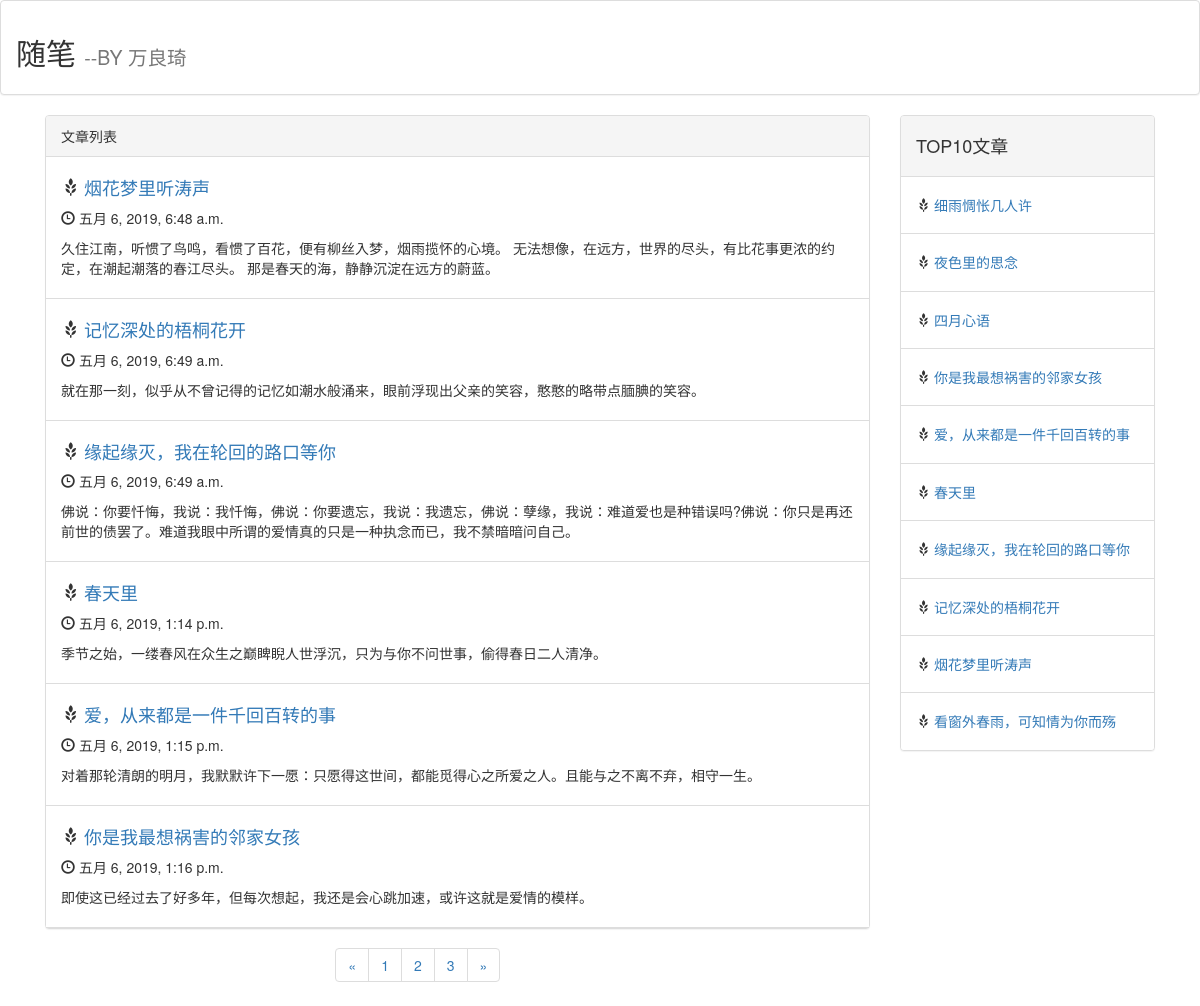
Screenshot of /blog/index?page=2 with the database file from the repository.
### blog/models.py (models this page shows, shortened)
class Article(models.Model):
    article_id = models.AutoField(primary_key=True)
    title = models.CharField(max_length=64)
    brief_content = models.TextField()
    content = models.TextField()
    publish_date = models.DateTimeField(auto_now=True)

### blog/views.py (the view)
# urls.py: path('index', blog.views.get_index_page),
def get_index_page(request):
    page = request.GET.get('page')
    if page:
        page = int(page)
    else:
        page = 1
    all_article = Article.objects.all()
    top10_article_list = Article.objects.order_by('-publish_date')[:10]
    paginator = Paginator(all_article, 6)
    page_num = paginator.num_pages
    page_article_list = paginator.page(page)
    if page_article_list.has_next():
        next_page = page + 1
    else:
        next_page = page
    if page_article_list.has_previous():
        previous_page = page - 1
    else:
        previous_page = page
    return render(request, 'blog/index.html',
                  {'articles': page_article_list, 'page_num': range(1, page_num + 1), 'curr_page': page,
                   'next_page': next_page, 'previous_page': previous_page, 'top10_article_list': top10_article_list})

### blog/templates/blog/index.html (shortened to what this page needs)
<!DOCTYPE html>
<html lang="en">
<head>
    <link rel="stylesheet" href="https://cdn.jsdelivr.net/npm/bootstrap@3.3.7/dist/css/bootstrap.min.css"
>
</head>
<body>
<div class="panel panel-default">
    <div class="panel-body">
        <h2>随笔
            <small>--BY 万良琦</small>
        </h2>
    </div>
</div>
<div class="container page-body">
    <div class="col-md-9" role="main">
        <div class="panel panel-default">
            <div class="panel-heading">文章列表</div>
            <ul class="list-group">
                {% for article in articles %}
                    <li class="list-group-item">
                        <h4><span class="glyphicon glyphicon-grain"
                                  aria-hidden="true"></span> <a
                                href="detail/{{ article.article_id }}">{{ article.title }}
                        </a></h4>
                        <p><span class="glyphicon glyphicon-time" aria-hidden="true"></span> {{ article.publish_date }}
                        </p>
                        <p>{{ article.brief_content }}</p>
                    </li>
                {% endfor %}
            </ul>
            <div class="body-footer">
                <div class="col-md-3 col-md-offset-4">
                    <nav aria-label="Page navigation">
                        <ul class="pagination">
                            <li>
                                <a href="/blog/index?page={{ previous_page }}" aria-label="Previous">
                                    <span aria-hidden="true">&laquo;</span>
                                </a>
                            </li>
                            {% for num in page_num %}
                                <li><a href="/blog/index?page={{ num }}">{{ num }}</a></li>
                            {% endfor %}
                            <li>
                                <a href="/blog/index?page={{ next_page }}" aria-label="Next">
                                    <span aria-hidden="true">&raquo;</span>
                                </a>
                            </li>
                        </ul>
                    </nav>
                </div>
            </div>
        </div>
    </div>
    <div class="col-md-3" role="complementary">
        <div class="panel panel-default">
            <div class="panel-heading"><h4>TOP10文章</h4></div>
            <ul class="list-group">
                {% for article in top10_article_list %}
                    <li class="list-group-item">
                        <h5><span class="glyphicon glyphicon-grain"
                                  aria-hidden="true"></span> <a
                                href="detail/{{ article.article_id }}">{{ article.title }}</a></h5>
                    </li>
                {% endfor %}
            </ul>
        </div>
    </div>
</div>
</body>
</html>

### rows the page displays
Article: title "烟花梦里听涛声", publish_date "五月 6, 2019, 6:48 a.m.", brief_content "久住江南，听惯了鸟鸣，看惯了百花，便有柳丝入梦，烟雨揽怀的心境。 无法想像，在远方，世界的尽头，有比花事更浓的约定，在潮起潮落的春江尽头。 那是春天的海，静静沉淀在远方的蔚蓝。"
Article: title "记忆深处的梧桐花开", publish_date "五月 6, 2019, 6:49 a.m.", brief_content "就在那一刻，似乎从不曾记得的记忆如潮水般涌来，眼前浮现出父亲的笑容，憨憨的略带点腼腆的笑容。"
Article: title "缘起缘灭，我在轮回的路口等你", publish_date "五月 6, 2019, 6:49 a.m.", brief_content "佛说：你要忏悔，我说：我忏悔，佛说：你要遗忘，我说：我遗忘，佛说：孽缘，我说：难道爱也是种错误吗?佛说：你只是再还前世的债罢了。难道我眼中所谓的爱情真的只是一种执念而已，我不禁暗暗问自己。"
Article: title "春天里", publish_date "五月 6, 2019, 1:14 p.m.", brief_content "季节之始，一缕春风在众生之巅睥睨人世浮沉，只为与你不问世事，偷得春日二人清净。"
Article: title "爱，从来都是一件千回百转的事", publish_date "五月 6, 2019, 1:15 p.m.", brief_content "对着那轮清朗的明月，我默默许下一愿：只愿得这世间，都能觅得心之所爱之人。且能与之不离不弃，相守一生。"
Article: title "你是我最想祸害的邻家女孩", publish_date "五月 6, 2019, 1:16 p.m.", brief_content "即使这已经过去了好多年，但每次想起，我还是会心跳加速，或许这就是爱情的模样。"
Article: title "细雨惆怅几人许"
Article: title "夜色里的思念"
Article: title "四月心语"
Article: title "看窗外春雨，可知情为你而殇"

### other values shown
{{ num }} "1" "2" "3"
